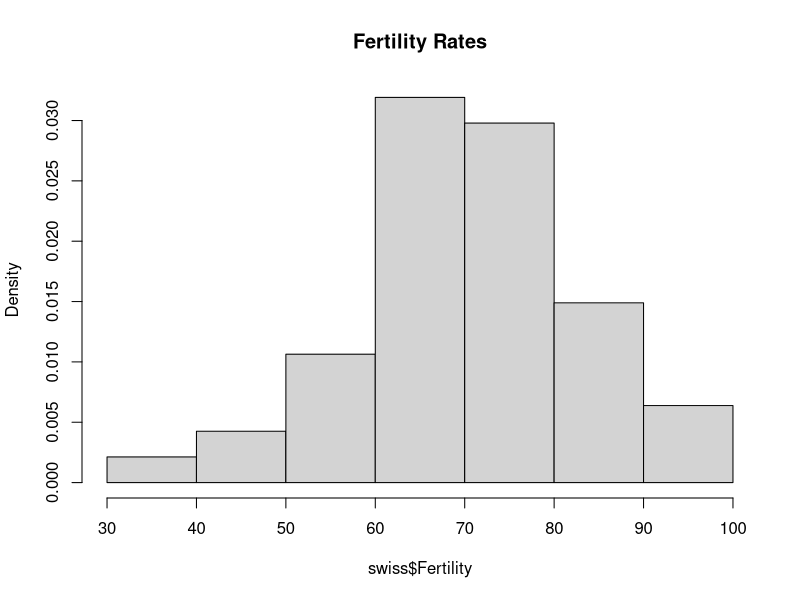
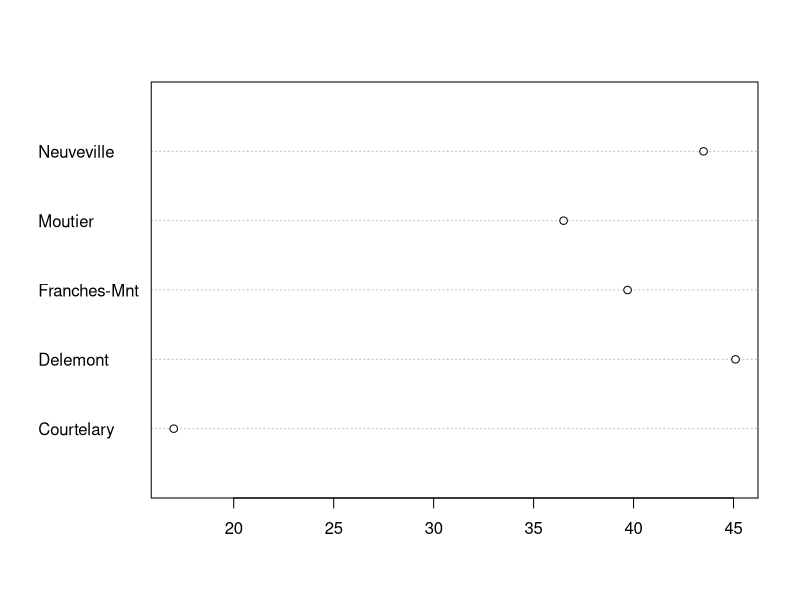
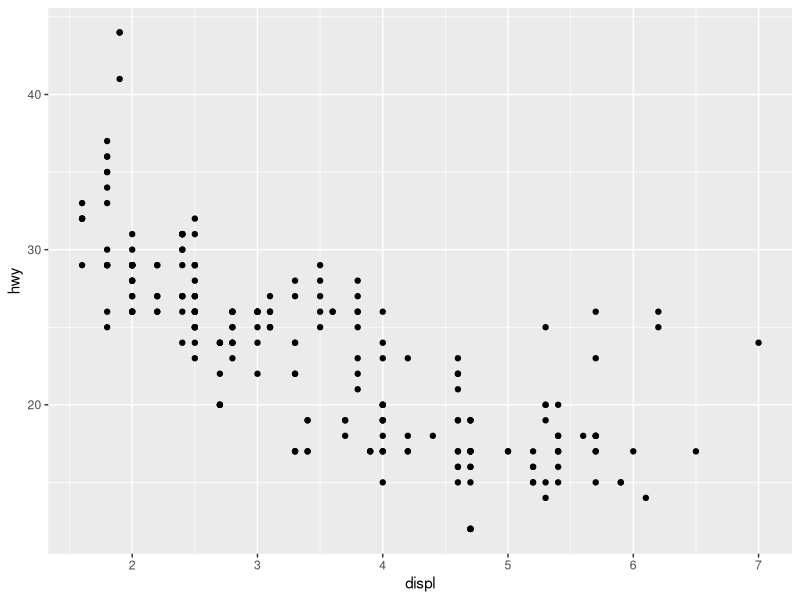
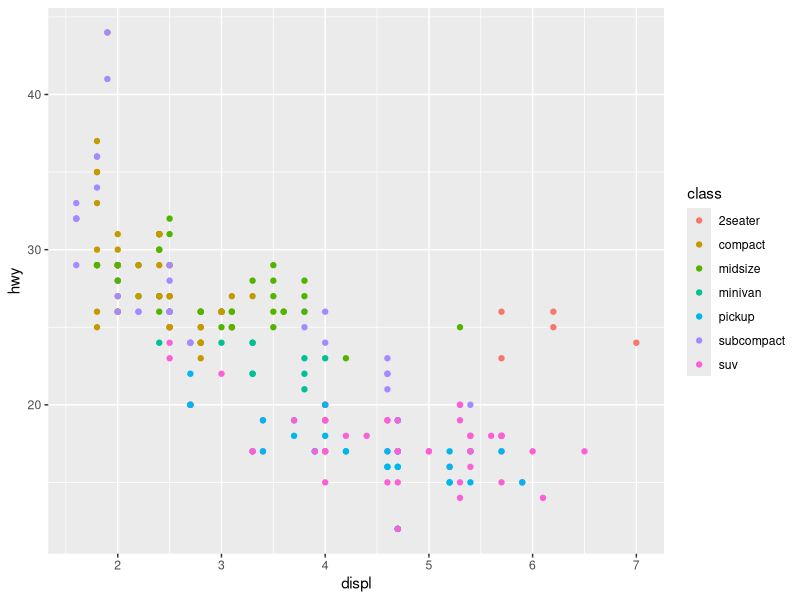
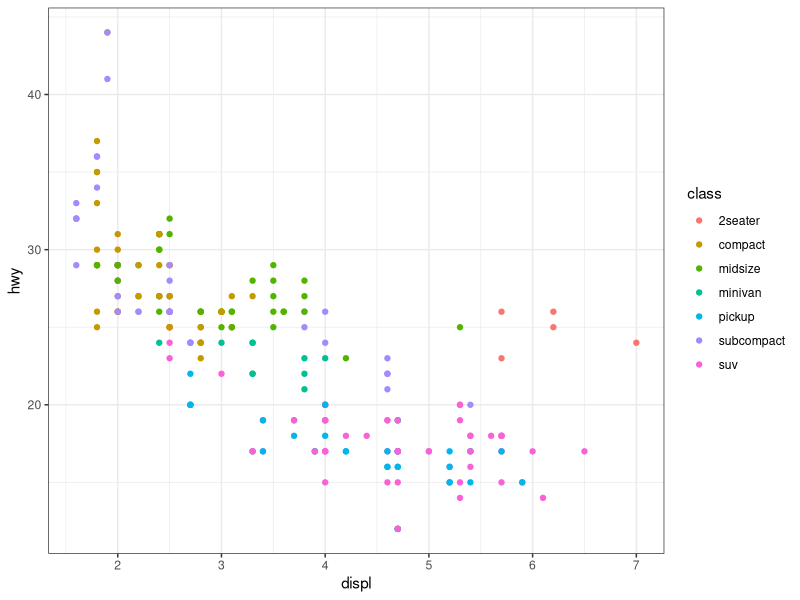

Write the R code that produced these figures, in order.
## ---- chunk 1
knitr::opts_chunk$set(echo = FALSE)
## ---- chunk 2
m <- matrix(1:5, nrow=1, ncol=5)
m
for (j in 1:3){
     m[,j]=0
}
m
## ---- chunk 3
m <- matrix(1:15, nrow=3, ncol=5)
for (i in 1:2){
  for (j in 1:4){
    m[i,j]=0
  }
}
m
## ---- chunk 4
counter=1
m1 <- matrix(1:20,nrow=4,ncol=5)
m2 <- matrix(NA,nrow=4,ncol=5)
for (j in 1:5){
  for (i in 1:4){
    m2[i,j]=counter
    counter=counter+1
  }
}
## ---- chunk 5
m1 <- matrix(1:20,nrow=4,ncol=5)
m2 <- matrix(NA,nrow=4,ncol=5)
for (j in 1:5){
  for (i in 1:4){
    m2[i,j]=m1[i,j]
  }
}
## ---- chunk 6
a <- 3
b <- 4
number <- 0
if(a<b){
  number=number+1
}
number
## ---- chunk 7
a <- sample(c(4,0),20,replace=TRUE)
b <- matrix(a,nrow=4,ncol=5)

for (j in 1:5){
  for (i in 1:4){
    if (b[i,j]==4){
      b[i,j]=1       
    }
  }
}
## ---- chunk 8
# Find the sample mean of a vector
fun_mean <- function(x){
    sum(x) / length(x)
}

## Find the mean
data(swiss)
fun_mean(x = swiss$Infant.Mortality)
## ---- chunk 9
double <- function(x){
output <- x * 2
output
}
double(8)
## ---- chunk 10
m <- matrix(c(1:10, 11:20), nrow = 10, ncol = 2)
# mean of the rows
apply(m, 1, mean)
# mean of the columns
apply(m, 2, mean)
## ---- chunk 11
attach(iris)
apply(iris[,1:4], 2, mean)
## ---- chunk 12
# Create messy data
messy <- data.frame(
  person = c("John Smith", "Jane Doe"), 
  a = c(NA, 16), b = c(2, 11))
# Gather the data into tidy format
library(tidyr)
tidy <- gather(messy, treatment, result, a:b)
tidy
## ---- chunk 13
data(swiss)
swiss$ID <- rownames(swiss) # Create ID
df <- merge(swiss[,c(1:3,7)], swiss[,4:7], by = "ID")
## ---- chunk 14
data(swiss)
df <- swiss[1:3,1:3]
df2 <- rbind(df, swiss[4,1:3])
df2
## ---- chunk 15
library(dplyr)
data(swiss)
swiss$ID <- rownames(swiss) # Create ID
df <- dplyr::filter(swiss, Fertility > 90) %>% 
  dplyr::select(ID, Fertility, Catholic)
df
## ---- chunk 16
# Not piped:
values <- rnorm(1000, mean = 10)
value_mean <- mean(values)
round(value_mean, digits = 2)
## ---- chunk 17
# Piped:
library(dplyr)
rnorm(1000, mean = 10) %>% mean() %>% round(digits = 2)
## ---- chunk 18
library(knitr)
kable(head(mtcars[,1:6]), digits = 2)
## ---- chunk 19
# Create a histogram
data(swiss)
hist(swiss$Fertility, freq=FALSE, main="Fertility Rates")
## ---- chunk 20
# Create a dot plot
data(swiss)
dotchart(swiss[1:5,2], labels=rownames(swiss))
## ---- chunk 21
library(ggplot2)
ggplot(data = mpg) + 
  geom_point(mapping = aes(x = displ, y = hwy))
## ---- chunk 22
library(ggplot2)
ggplot(data = mpg) + 
 geom_point(mapping = aes(x = displ, y = hwy, color = class))
## ---- chunk 23
library(ggplot2)
ggplot(data = mpg) +  theme_bw() +
 geom_point(mapping = aes(x = displ, y = hwy, color = class))
